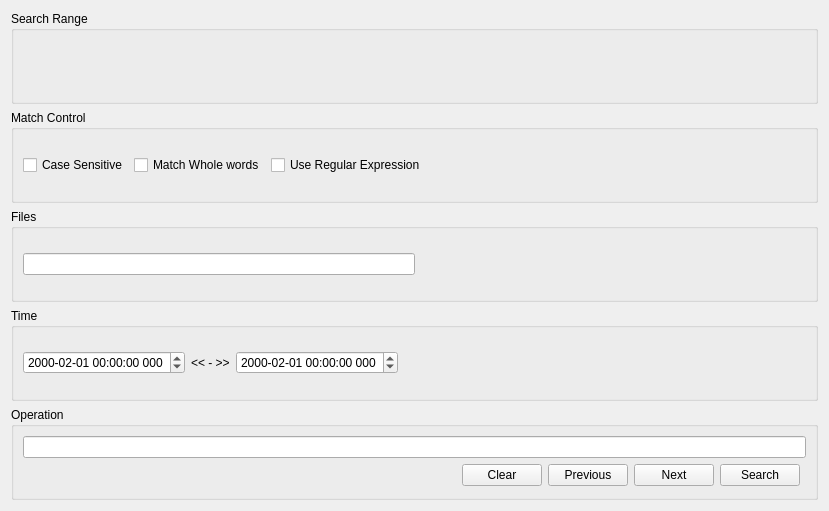
<?xml version="1.0" encoding="UTF-8"?>
<ui version="4.0">
 <class>SearchWG</class>
 <widget class="QWidget" name="SearchWG">
  <property name="geometry">
   <rect>
    <x>0</x>
    <y>0</y>
    <width>829</width>
    <height>511</height>
   </rect>
  </property>
  <property name="windowTitle">
   <string>Form</string>
  </property>
  <layout class="QVBoxLayout" name="verticalLayout">
   <item>
    <widget class="QGroupBox" name="search_range_groupBox">
     <property name="title">
      <string>Search Range</string>
     </property>
    </widget>
   </item>
   <item>
    <widget class="QGroupBox" name="match_control_groupBox">
     <property name="title">
      <string>Match Control</string>
     </property>
     <layout class="QHBoxLayout" name="horizontalLayout_3">
      <item>
       <widget class="QCheckBox" name="case_sensitive_cbx">
        <property name="text">
         <string>Case Sensitive</string>
        </property>
       </widget>
      </item>
      <item>
       <widget class="QCheckBox" name="match_whole_word_cbx">
        <property name="text">
         <string>Match Whole words</string>
        </property>
       </widget>
      </item>
      <item>
       <widget class="QCheckBox" name="use_regular_express_cbx">
        <property name="text">
         <string>Use Regular Expression</string>
        </property>
       </widget>
      </item>
      <item>
       <spacer name="horizontalSpacer">
        <property name="orientation">
         <enum>Qt::Orientation::Horizontal</enum>
        </property>
        <property name="sizeHint" stdset="0">
         <size>
          <width>280</width>
          <height>20</height>
         </size>
        </property>
       </spacer>
      </item>
     </layout>
    </widget>
   </item>
   <item>
    <widget class="QGroupBox" name="file_groupBox">
     <property name="title">
      <string>Files</string>
     </property>
     <layout class="QHBoxLayout" name="horizontalLayout_4" stretch="1,1">
      <item>
       <widget class="QLineEdit" name="file_filter_le"/>
      </item>
      <item>
       <spacer name="horizontalSpacer_4">
        <property name="orientation">
         <enum>Qt::Orientation::Horizontal</enum>
        </property>
        <property name="sizeType">
         <enum>QSizePolicy::Policy::Preferred</enum>
        </property>
        <property name="sizeHint" stdset="0">
         <size>
          <width>341</width>
          <height>20</height>
         </size>
        </property>
       </spacer>
      </item>
     </layout>
    </widget>
   </item>
   <item>
    <widget class="QGroupBox" name="time_groupBox">
     <property name="title">
      <string>Time</string>
     </property>
     <layout class="QHBoxLayout" name="horizontalLayout">
      <item>
       <widget class="QDateTimeEdit" name="start_time_dte">
        <property name="dateTime">
         <datetime>
          <hour>0</hour>
          <minute>0</minute>
          <second>0</second>
          <year>2000</year>
          <month>2</month>
          <day>1</day>
         </datetime>
        </property>
        <property name="displayFormat">
         <string>yyyy-MM-dd HH:mm:ss zzz</string>
        </property>
       </widget>
      </item>
      <item>
       <widget class="QLabel" name="label">
        <property name="text">
         <string>&lt;&lt; - &gt;&gt;</string>
        </property>
       </widget>
      </item>
      <item>
       <widget class="QDateTimeEdit" name="end_time_dte">
        <property name="dateTime">
         <datetime>
          <hour>0</hour>
          <minute>0</minute>
          <second>0</second>
          <year>2000</year>
          <month>2</month>
          <day>1</day>
         </datetime>
        </property>
        <property name="displayFormat">
         <string>yyyy-MM-dd HH:mm:ss zzz</string>
        </property>
       </widget>
      </item>
      <item>
       <spacer name="horizontalSpacer_3">
        <property name="orientation">
         <enum>Qt::Orientation::Horizontal</enum>
        </property>
        <property name="sizeHint" stdset="0">
         <size>
          <width>358</width>
          <height>20</height>
         </size>
        </property>
       </spacer>
      </item>
     </layout>
    </widget>
   </item>
   <item>
    <widget class="QGroupBox" name="operation_groupBox">
     <property name="title">
      <string>Operation</string>
     </property>
     <layout class="QGridLayout" name="gridLayout">
      <item row="1" column="1">
       <spacer name="horizontalSpacer_2">
        <property name="orientation">
         <enum>Qt::Orientation::Horizontal</enum>
        </property>
        <property name="sizeHint" stdset="0">
         <size>
          <width>484</width>
          <height>20</height>
         </size>
        </property>
       </spacer>
      </item>
      <item row="1" column="3">
       <widget class="QPushButton" name="before_btn">
        <property name="text">
         <string>Previous</string>
        </property>
       </widget>
      </item>
      <item row="1" column="4">
       <widget class="QPushButton" name="next_btn">
        <property name="text">
         <string>Next</string>
        </property>
       </widget>
      </item>
      <item row="1" column="5">
       <widget class="QPushButton" name="search_btn">
        <property name="text">
         <string>Search</string>
        </property>
       </widget>
      </item>
      <item row="0" column="0" colspan="7">
       <widget class="QLineEdit" name="search_le">
        <property name="clearButtonEnabled">
         <bool>true</bool>
        </property>
       </widget>
      </item>
      <item row="1" column="0">
       <widget class="QLabel" name="status_lb">
        <property name="text">
         <string/>
        </property>
       </widget>
      </item>
      <item row="1" column="2">
       <widget class="QPushButton" name="clear_btn">
        <property name="text">
         <string>Clear</string>
        </property>
       </widget>
      </item>
     </layout>
    </widget>
   </item>
  </layout>
 </widget>
 <resources/>
 <connections/>
</ui>
